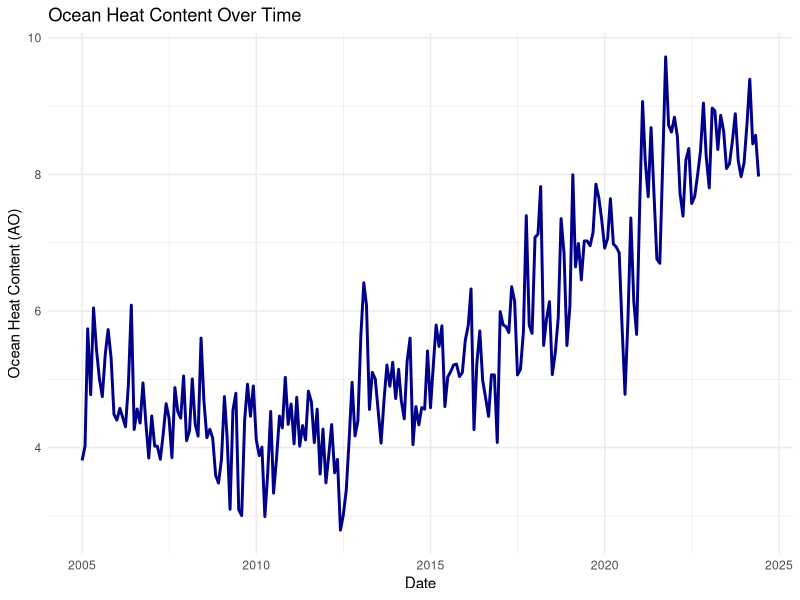
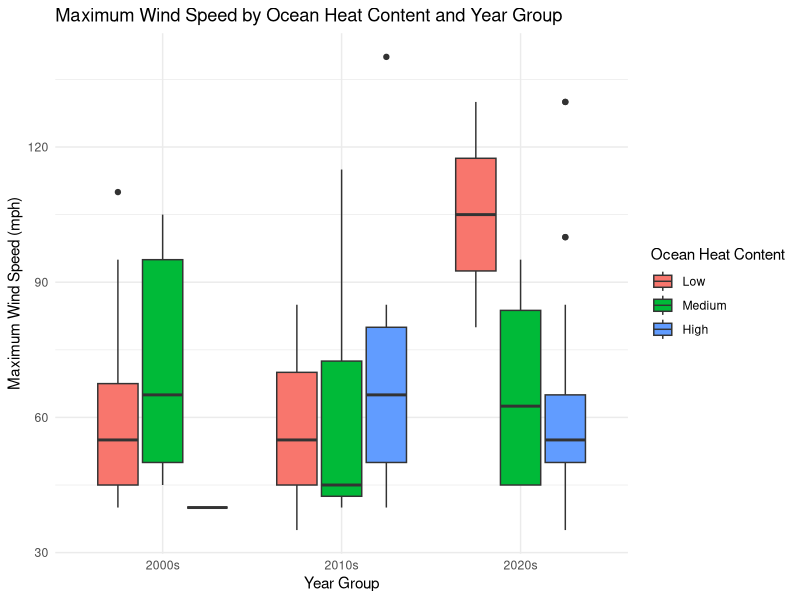
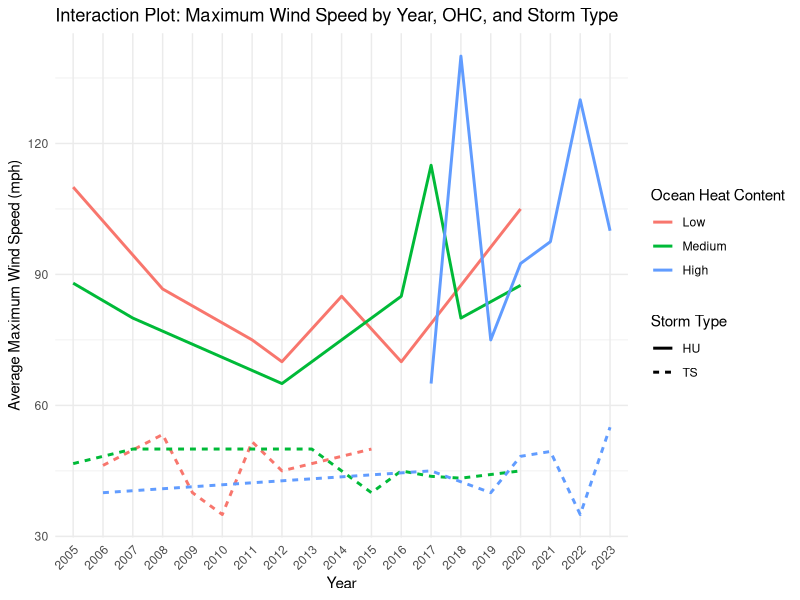
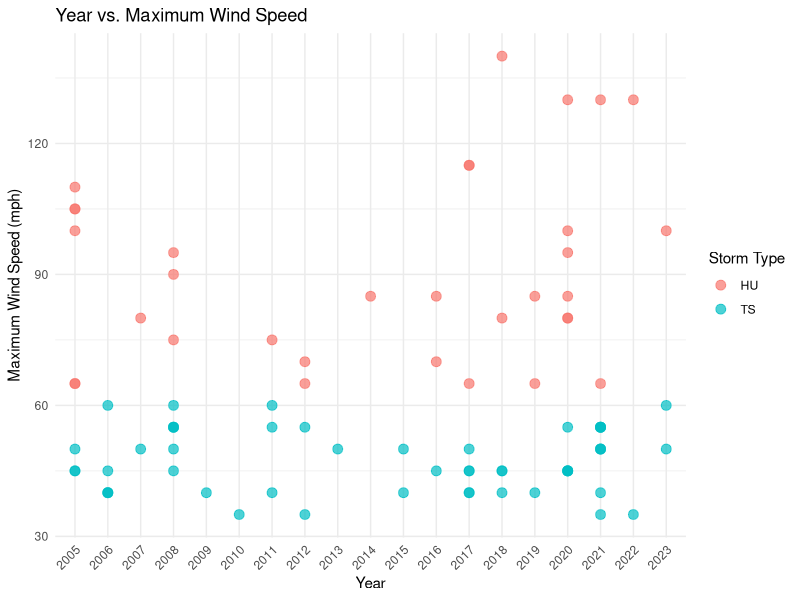
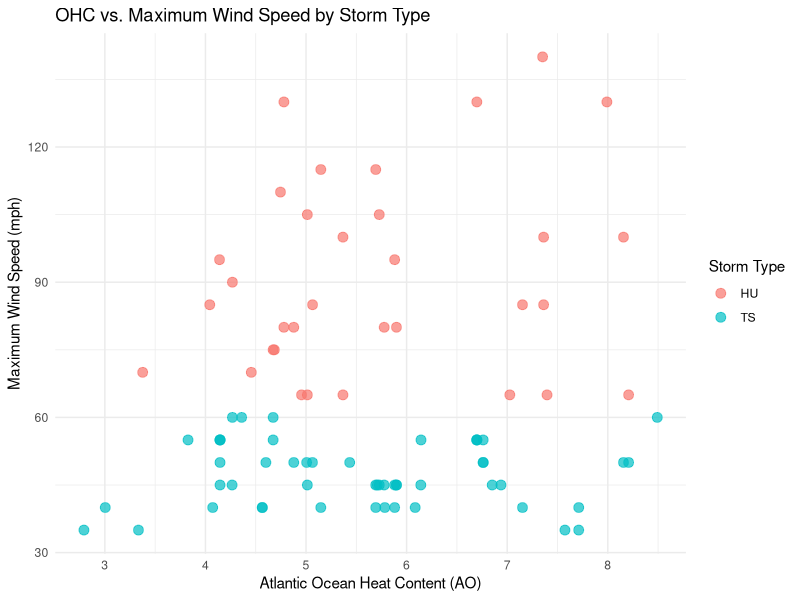
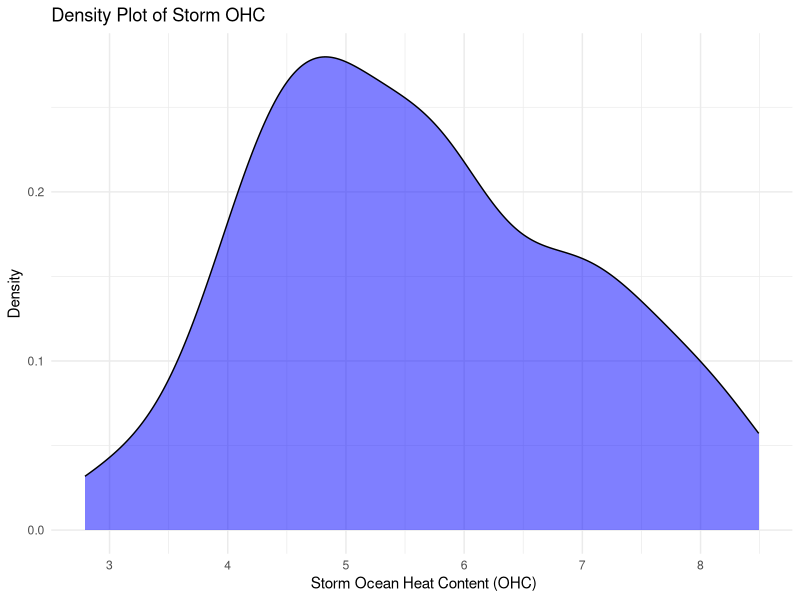
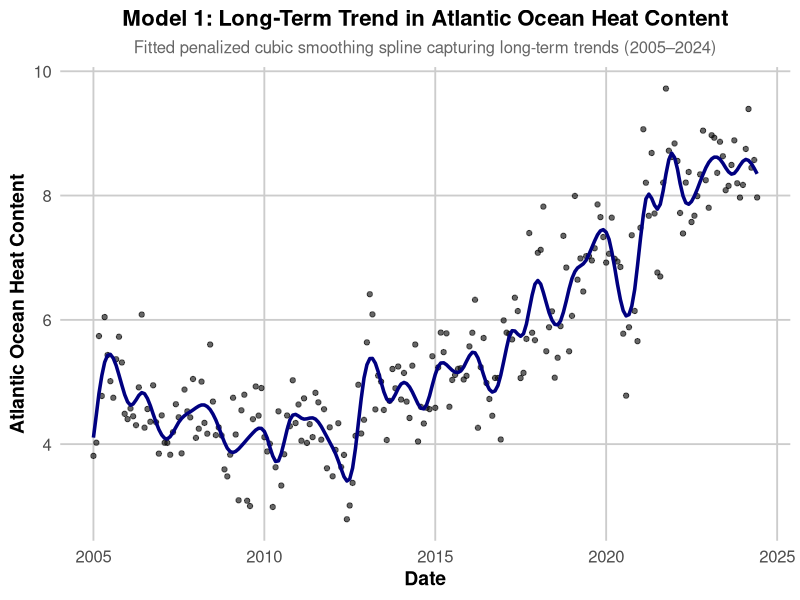
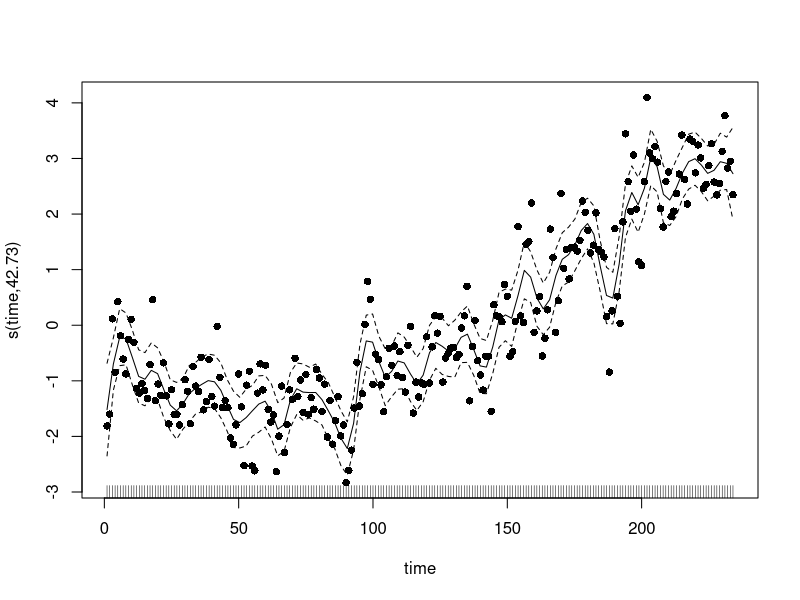

The R script that drew these images, in order:
## ---- chunk 1
set.seed(13)
library(ggplot2)
library(lubridate)
library(dplyr)
library(mgcv)

# Call data
data <- read.csv("merged_data_by_year_month.csv")
ocean_heat <- read.csv("ocean_heat_processed.csv")

# Sort ocean_heat data by date to ensure the sequence is correct
ocean_heat <- ocean_heat[order(ocean_heat$date), ]
# Create a sequential time variable
ocean_heat$time <- seq_len(nrow(ocean_heat))
# Ensure "Date" is formatted correctly
ocean_heat$date <- as.Date(ocean_heat$date)

# Create AOHC bins (e.g., low, medium, high)
data <- data %>%
  mutate(AO_bin = cut(AO, breaks = quantile(AO, probs = c(0, 0.33, 0.66, 1)), 
                      labels = c("Low", "Medium", "High"), include.lowest = TRUE))
# Group Years into decades
data$Year_Group <- ifelse(as.numeric(as.character(data$Year)) <= 2009, "2000s",
                                 ifelse(as.numeric(as.character(data$Year)) <= 2019, "2010s", "2020s"))
# Convert Year_Group to factor
data$Year_Group <- factor(data$Year_Group, levels = c("2000s", "2010s", "2020s"))

# Ensure AO_bin is a factor
data$AO_bin <- factor(data$AO_bin, levels = c("Low", "Medium", "High"))

# Ensure TS_H is a factor
data$TS_H <- as.factor(data$TS_H)

## ---- chunk 2
# Plot AOHC over time
ggplot(ocean_heat, aes(x = date, y = AO, group=1)) +
  geom_line(color = "darkblue", size = 1) +
  labs(
    title = "Ocean Heat Content Over Time",
    x = "Date",
    y = "Ocean Heat Content (AO)"
  ) +
  theme_minimal()
  
# Boxplot showing interaction between AO_bin and Year_Group
ggplot(data, aes(x = Year_Group, y = Max_Wind, fill = AO_bin)) +
  geom_boxplot() +
  labs(
    title = "Maximum Wind Speed by Ocean Heat Content and Year Group",
    x = "Year Group",
    y = "Maximum Wind Speed (mph)",
    fill = "Ocean Heat Content"
  ) +
  theme_minimal()

# Interaction plot with Year as a continuous variable
data$Year <- as.factor(data$Year)
ggplot(data, aes(x = Year, y = Max_Wind, color = AO_bin, linetype = TS_H, group = interaction(AO_bin, TS_H))) +
  geom_line(stat = "summary", fun = "mean", size = 1) +  # Plot mean Max_Wind for each year
  labs(
    title = "Interaction Plot: Maximum Wind Speed by Year, OHC, and Storm Type",
    x = "Year",
    y = "Average Maximum Wind Speed (mph)",
    color = "Ocean Heat Content",
    linetype = "Storm Type"
  ) +
  theme_minimal() +
  theme(axis.text.x = element_text(angle = 45, hjust = 1)) 

# Plot data (Year vs Wind Speed)
ggplot(data, aes(x = Year, y = Max_Wind, color = TS_H)) +
  geom_point(size = 3, alpha = 0.7) +
  labs(title = "Year vs. Maximum Wind Speed",
       x = "Year",
       y = "Maximum Wind Speed (mph)",
       color = "Storm Type") +
  theme_minimal()+ 
  theme(axis.text.x = element_text(angle = 45, hjust = 1))

# Plot data (AO vs Wind Speed)
ggplot(data, aes(x = AO, y = Max_Wind, color = TS_H)) +
  geom_point(size = 3, alpha = 0.7) +
  labs(title = "OHC vs. Maximum Wind Speed by Storm Type",
       x = "Atlantic Ocean Heat Content (AO)",
       y = "Maximum Wind Speed (mph)",
       color = "Storm Type") +
  theme_minimal()

# Density of AOHC
ggplot(data, aes(x = AO)) +
  geom_density(fill = "blue", alpha = 0.5) +  
  labs(
    title = "Density Plot of Storm OHC",
    x = " Storm Ocean Heat Content (OHC)",
    y = "Density"
  ) +
  theme_minimal()
## ---- chunk 3
# Fit a penalized cubic spline to OHC ~ date
spline_model <- gam(AO ~ s(time, bs = "cr", k = 55), data = ocean_heat)

# View the model summary
summary(spline_model)

# Predict values for visualization
ocean_heat$AO_fitted <- predict(spline_model, newdata = ocean_heat)

# Plot the original data and the fitted spline
ggplot(ocean_heat, aes(x = date)) +
  # Original data points
  geom_point(aes(y = AO), color = "black", alpha = 0.6, size = 1.5) +  
  # Fitted spline line
  geom_line(aes(y = AO_fitted), color = "navyblue", size = 1.2) +  
  # Add labels and title
  labs(
    title = "Model 1: Long-Term Trend in Atlantic Ocean Heat Content",
    subtitle = "Fitted penalized cubic smoothing spline capturing long-term trends (2005–2024)",
    x = "Date",
    y = "Atlantic Ocean Heat Content"
  ) +
  # Customize theme for better aesthetics
  theme_minimal(base_size = 14) +
  theme(
    plot.title = element_text(face = "bold", size = 16, hjust = 0.5),
    plot.subtitle = element_text(size = 12, hjust = 0.5, color = "gray40"),
    axis.title = element_text(face = "bold", size = 14),
    axis.text = element_text(size = 12),
    panel.grid.major = element_line(color = "gray80"),
    panel.grid.minor = element_blank()
  ) 

# Diagnostic plots
plot(spline_model, residuals = TRUE, pch = 16)
gam.check(spline_model)  # Check smoothness and residual patterns

# Extract residuals and fitted values
residuals <- residuals(spline_model)     # Residuals from the model
fitted <- fitted(spline_model)           # Fitted values from the model

# Create residuals vs. fitted values plot
# Residuals vs. Fitted Values Plot
ggplot(data.frame(Fitted = fitted, Residuals = residuals), aes(x = Fitted, y = Residuals)) +
  geom_point(color = "black", alpha = 0.6) +
  geom_hline(yintercept = 0, color = "red", linetype = "dashed") +
  labs(
    title = "Residuals vs. Fitted Values",
    x = "Fitted Values",
    y = "Residuals"
  ) +
  theme_minimal()

# QQ plot of residuals
ggplot(data.frame(Residuals = residuals), aes(sample = Residuals)) +
  stat_qq() +
  stat_qq_line(color = "red") +
  labs(
    title = "QQ Plot of Residuals",
    x = "Theoretical Quantiles",
    y = "Sample Quantiles"
  ) +
  theme_minimal()
## ---- chunk 4
# Fit the model with seasonality
ocean_heat$months <- as.numeric(format(ocean_heat$date, "%m"))
spline_model_with_seasonality <- gam(
  AO ~ s(time, bs = "cr", k = 45) + s(months, bs = "cc", k = 12), # Add seasonality
  data = ocean_heat
)

# View the model summary
summary(spline_model_with_seasonality)

# Predict values for visualization
ocean_heat$AO_fitted_season <- predict(spline_model_with_seasonality, newdata = ocean_heat)

# Plot the original data and the fitted spline
ggplot(ocean_heat, aes(x = date)) +
  # Original data points
  geom_point(aes(y = AO), color = "black", alpha = 0.6, size = 1.5) +
  # Fitted smoothing spline line
  geom_line(aes(y = AO_fitted_season), color = "navyblue", size = 1.2) +
  # Labels for the plot
  labs(
    title = "Model 2: Long-Term and Seasonal Trends in Ocean Heat Content",
    subtitle = "Penalized cubic smoothing spline for long-term trend and cyclic spline for seasonality",
    x = "Date",
    y = "Atlantic Ocean Heat Content"
  ) +
  # Improved theme for aesthetics
  theme_minimal(base_size = 14) +
  theme(
    plot.title = element_text(face = "bold", size = 16, hjust = 0.5),
    plot.subtitle = element_text(size = 12, hjust = 0.5, color = "gray40"),
    axis.title = element_text(face = "bold", size = 14),
    axis.text = element_text(size = 12),
    panel.grid.major = element_line(color = "gray80"),
    panel.grid.minor = element_blank()
  ) 


# Diagnostic plots
plot(spline_model_with_seasonality, residuals = TRUE, pch = 16)
gam.check(spline_model_with_seasonality)  

# Extract residuals and fitted values
residuals <- residuals(spline_model)     
fitted <- fitted(spline_model)           

# Create residuals vs. fitted values plot
# Residuals vs. Fitted Values Plot
ggplot(data.frame(Fitted = fitted, Residuals = residuals), aes(x = Fitted, y = Residuals)) +
  geom_point(color = "blue", alpha = 0.6) +
  geom_hline(yintercept = 0, color = "red", linetype = "dashed") +
  labs(
    title = "Residuals vs. Fitted Values",
    x = "Fitted Values",
    y = "Residuals"
  ) +
  theme_minimal()

# QQ plot of residuals
ggplot(data.frame(Residuals = residuals), aes(sample = Residuals)) +
  stat_qq() +
  stat_qq_line(color = "red") +
  labs(
    title = "QQ Plot of Residuals",
    x = "Theoretical Quantiles",
    y = "Sample Quantiles"
  ) +
  theme_minimal()

## ---- chunk 5
# AR 1
spline_model_AR<- gamm(
  AO ~ s(time, bs = "cr", k = 45) + s(months, bs = "cc", k = 8),
  correlation = corAR1(form = ~ time),
  data = ocean_heat
)

# Predict fitted values from the GAM component
ocean_heat$AO_fitted_AR <- predict(spline_model_AR$gam, newdata = ocean_heat)

# Plot original data and fitted spline
ggplot(ocean_heat, aes(x = date)) +
  # Original data points in black
  geom_point(aes(y = AO), color = "black", alpha = 0.6, size = 1.5) +
  # Fitted GAM with AR(1) in navy blue
  geom_line(aes(y = AO_fitted_AR), color = "navyblue", size = 1.2) +
  # Add labels and title
  labs(
    title = "Model 3: Long-Term and Seasonal Trends with AR(1) Adjustment",
    subtitle = "Additive smoothing spline for time and seasonality with AR(1) for temporal autocorrelation",
    x = "Date",
    y = "Atlantic Ocean Heat Content "
  ) +
  # Improved theme for aesthetics
  theme_minimal(base_size = 14) +
  theme(
    plot.title = element_text(face = "bold", size = 16, hjust = 0.5),
    plot.subtitle = element_text(size = 12, hjust = 0.5, color = "gray40"),
    axis.title = element_text(face = "bold", size = 14),
    axis.text = element_text(size = 12),
    panel.grid.major = element_line(color = "gray80"),
    panel.grid.minor = element_blank()
  ) 

# Diagnostics for AR1
# Extract fitted values
fitted_vals_AR <- fitted(spline_model_AR$gam)

#Extract residuals
residuals_AR <- residuals(spline_model_AR$lme, type = "normalized")

# Residuals vs. Fitted Values
ggplot(data.frame(Fitted = fitted_vals_AR, Residuals = residuals_AR), aes(x = Fitted, y = Residuals)) +
  geom_point(color = "black", alpha = 0.6, size = 1.5) +  # Black points for residuals
  geom_hline(yintercept = 0, color = "navyblue", linetype = "dashed", size = 1) +  # Navy blue dashed line at 0
  labs(
    title = "Residuals vs. Fitted Values",
    x = "Fitted Values",
    y = "Residuals"
  ) +
  theme_minimal(base_size = 14) +
  theme(
    plot.title = element_text(face = "bold", size = 16, hjust = 0.5),
    axis.title = element_text(face = "bold", size = 14),
    axis.text = element_text(size = 12),
    panel.grid.major = element_line(color = "gray80"),
    panel.grid.minor = element_blank()
  )

# QQ Plot
ggplot(data.frame(Sample = residuals_AR), aes(sample = Sample)) +
  stat_qq(color = "black", size = 1.5, alpha = 0.6) +  # Black points for QQ plot
  stat_qq_line(color = "navyblue", size = 1) +  # Navy blue QQ line
  labs(
    title = "QQ Plot of Residuals",
    x = "Theoretical Quantiles",
    y = "Sample Quantiles"
  ) +
  theme_minimal(base_size = 14) +
  theme(
    plot.title = element_text(face = "bold", size = 16, hjust = 0.5),
    axis.title = element_text(face = "bold", size = 14),
    axis.text = element_text(size = 12),
    panel.grid.major = element_line(color = "gray80"),
    panel.grid.minor = element_blank()
  )

summary(spline_model_AR$gam)

# Set up a 1-row, 2-column layout for the plots
par(mfrow = c(1, 2), mar = c(5, 5, 4, 2) + 0.1) 

# Plot smooth term for time (long-term trend) over the original data
plot(spline_model_AR$gam, select = 1, residuals = FALSE, rug = TRUE,
     pch = 16, cex = 0.7,
     main = "Long-Term Trend in AOHC",
     xlab = "Date (Index)", ylab = "Smooth Term for Time")

# Plot smooth term for months (seasonality) over the original data
plot(spline_model_AR$gam, select = 2, residuals = FALSE, rug = TRUE,
     pch = 16, cex = 0.7,
     main = "Seasonal Variation in AOHC",
     xlab = "Months", ylab = "Smooth Term for Months")

## ---- chunk 6
# ACF plot of residuals (with and without seasonality)
acf(residuals(spline_model), main = "ACF of Residuals for Model 1")
acf(residuals(spline_model_with_seasonality), main = "ACF of Residuals for Model 2")

# Check residual autocorrelation for AR1
acf(residuals(spline_model_AR$lme, type = "normalized"), main = "ACF of Residuals for Model 3")
## ---- chunk 7
# Check and convert variables to categorical
data$Year <- as.factor(data$Year)       # Ensure time is categorical
data$TS_H <- as.factor(data$TS_H)  # Ensure storm type is categorical
## ---- chunk 8

# Fit the Gamma GLM
glm_model <- glm(
  AO ~ Year + Max_Wind + TS_H, 
  data = data,
  family = Gamma(link="log")
)
summary(glm_model)

# Extract residuals from the model
residuals_glm <- residuals(glm_model)
plot(residuals_glm)

# Plot Model
# Add fitted values to the dataset
data$AO_fitted <- fitted(glm_model)
# Observed vs. Predicted Plot
ggplot(data, aes(x = AO_fitted, y = AO)) +
  geom_point(color = "blue", alpha = 0.6) +
  geom_abline(slope = 1, intercept = 0, color = "red", linetype = "dashed") +
  labs(
    title = "Observed vs Predicted Storm OHC",
    x = "Predicted Storm OHC",
    y = "Observed Storm OHC"
  ) +
  theme_minimal()

# Generate a grid of values for Year
year_grid <- data.frame(
  Year = sort(unique(data$Year)),
  Max_Wind = mean(data$Max_Wind),  # Average Max_Wind
  TS_H = "HU"                     # One level of TS_H
)

year_grid$Year <- factor(year_grid$Year, levels = unique(data$Year))

# Predict AO for the grid
year_grid$AO_predicted <- predict(glm_model, newdata = year_grid, type = "response")


ggplot(year_grid, aes(x = Year, y = AO_predicted)) +
  geom_point(color = "darkblue", size = 4, shape = 16) +  
  geom_line(aes(group = 1), color = "darkblue", size = 1.2, linetype = "solid") +  
  labs(
    title = "Effect of Year on AOHC",
    x = "Year",
    y = "Predicted AOHC"
  ) +
  theme_minimal(base_size = 14) +  
  theme(
    plot.title = element_text(face = "bold", size = 16, hjust = 0.5),  
    axis.title = element_text(face = "bold", size = 14),  
    axis.text = element_text(size = 12),  
    axis.text.x = element_text(angle = 45, hjust = 1),  
    panel.grid.major = element_line(color = "gray80"),  
    panel.grid.minor = element_blank()  
  )
